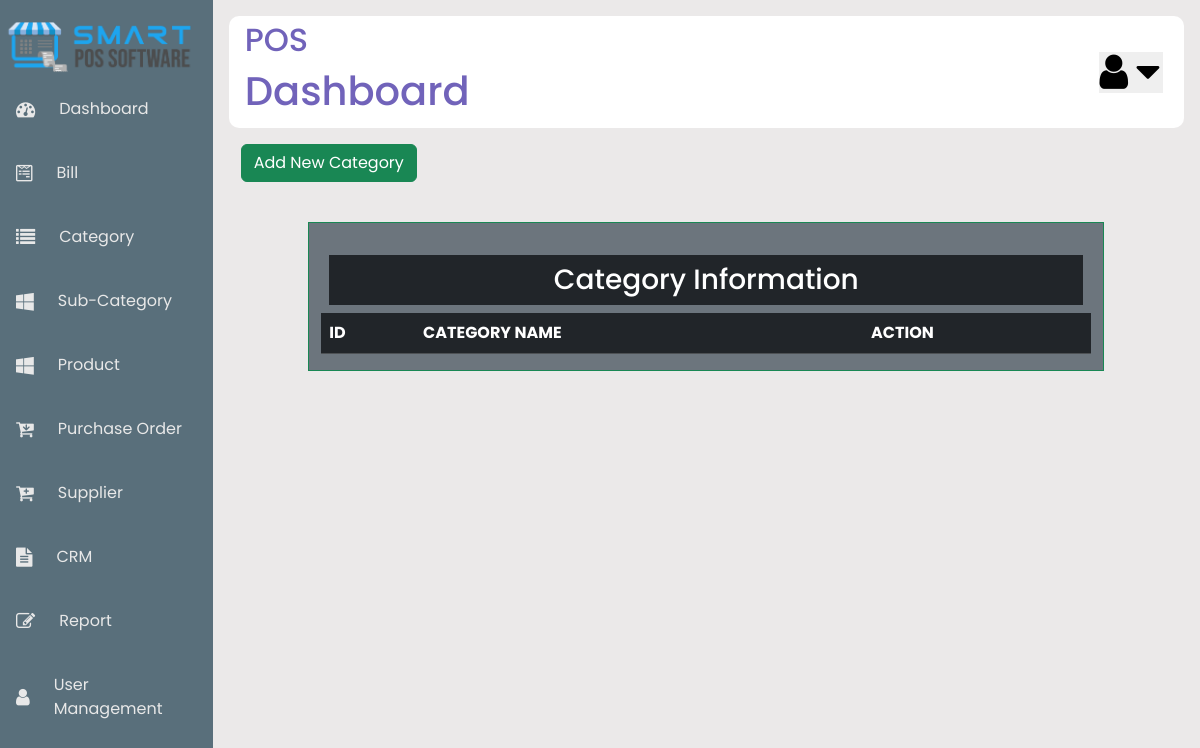
The page /view_category.php on the database as committed earlier.
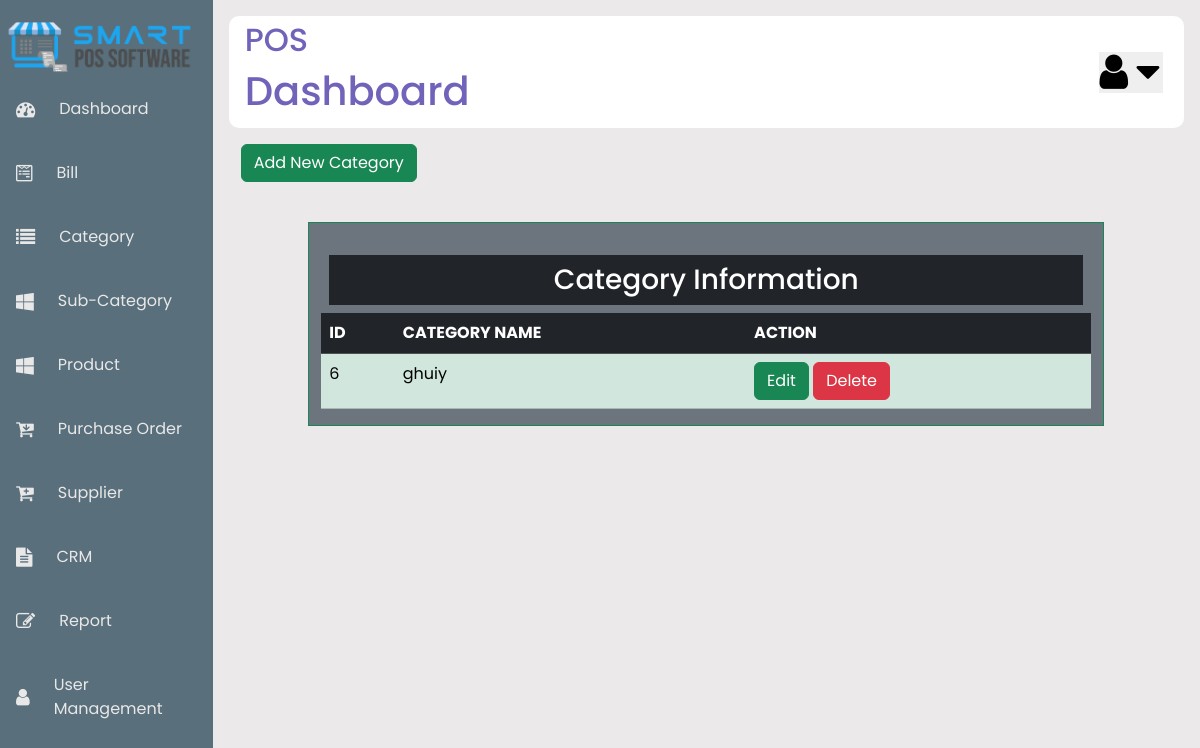
The same page on the database as committed later.
### tables this page shows
CREATE TABLE `category` (
  `id` int(20) NOT NULL,
  `catname` varchar(50) NOT NULL
);

### view_category.php (the view, shortened to what this page needs)
<?php
    include("includes/header.php");
    include("includes/sidebar.php");
    include("includes/nav.php");
?>
<?php
$conn = mysqli_connect('localhost','root','','pos_project');
?>
<head>
<link href="https://cdn.jsdelivr.net/npm/bootstrap@5.3.3/dist/css/bootstrap.min.css" rel="stylesheet">
</head>
   <div class="container">
    <div class="row">
    <p>
    <span class='btn btn-success'><a href='category.php' class='text-white text-decoration-none'>Add New Category</a></span>
    </p>
        <div class="col-sm-1"></div>
        <div class="col-sm-10 pt-4 mt-4 border border-success bg-secondary text-white">
            <h3 class="text-center p-2 m-2 bg-dark text-white">Category Information</h3>
            <?php
            $sql = 'SELECT * FROM category';
            $query = mysqli_query($conn, $sql);
            echo "<table class='table table-success'>
             <tr class='table-dark'>
                <th>ID</th>
                <th>CATEGORY NAME</th>
                <th>ACTION</th>
             </tr>";
           while ($data = mysqli_fetch_assoc($query)){
            $id = $data['id'];
            $catname = $data['catname'];
            echo "<tr>
                    <td>$id</td>
                    <td>$catname</td>
                    <td>
                    <span class='btn btn-success'><a href='edit_category.php?id=$id'class='text-white text-decoration-none'>Edit</a></span>
                    <span class='btn btn-danger'><a href='view_category.php?deleteid=$id'class='text-white text-decoration-none'>Delete</a></span>
                    </td>
                </tr>";
           }
            ?>
        </div>
    </div>
   </div>
   <?php
    include("includes/footer.php");
?>

Rows that differ between the two databases and show on the page:
added category: id "6", catname "ghuiy"
